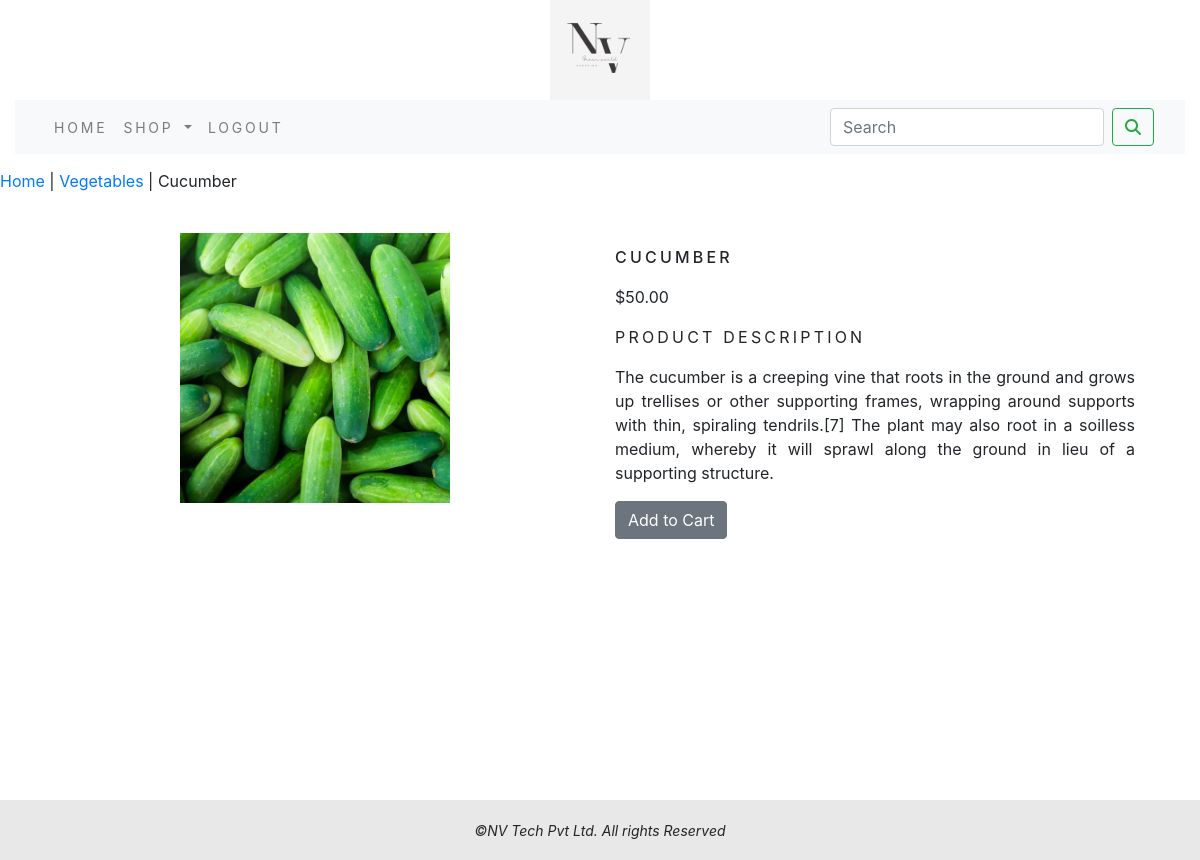
The page /vegetables/cucumber/ on the database its author committed.
### shop/models.py (models this page shows, shortened)
class Product(models.Model):
    name = models.CharField(max_length=250, unique=True)
    slug = models.SlugField(max_length=250, unique=True)
    description = models.TextField(blank=True)
    category = models.ForeignKey(Category, on_delete=models.CASCADE)
    image = models.ImageField(upload_to='product', blank=True)
    price = models.DecimalField(max_digits=10, decimal_places=2)
    stock = models.IntegerField()
    available = models.BooleanField(default=True)
    created = models.DateTimeField(auto_now_add=True)
    updated = models.DateTimeField(auto_now=True)
    class Meta:
        ordering = ['name']
        verbose_name = 'product'
        verbose_name_plural = 'products'

class Category(models.Model):
    name = models.CharField(max_length=250,unique=True)
    slug = models.SlugField(max_length=250,unique=True)
    description = models.TextField(blank=True)
    image = models.ImageField(upload_to='category', blank=True)
    class Meta:
        ordering = ['name']
        verbose_name = 'category'
        verbose_name_plural = 'categories'
    def get_url(self):
        return reverse('shop:products_by_category', args=[self.slug])
    def __str__(self):
        return '{}' .format(self.name)

### shop/views.py (the view)
# urls.py: path('<slug:c_slug>/<slug:product_slug>/', views.prodDetail, name='prodCatDet'),
def prodDetail(request,c_slug,product_slug):
    try:
        product=Product.objects.get(category__slug=c_slug,slug=product_slug)
    except Exception as e:
        raise e
    return render(request,'product.html',{'product':product})

### cart/context_processors.py (called while the page is built)
def counter(request):
    item_count = 0
    if 'admin' in request.path:
        return {}
    else:
        try:
            cart = Cart.objects.filter(cart_id=_cart_id(request))
            cart_items = CartItem.objects.all().filter(cart=cart[:1])
            for cart_item in cart_items:
                item_count += cart_item.quantity
        except Cart.DoesNotExist:
            item_count = 0
    return dict(item_count=item_count)

### cart/views.py (called while the page is built)
def _cart_id(request):
    cart = request.session.session_key
    if not cart:
        cart = request.session.create()
    return cart

### shop/context_processors.py (called while the page is built)
def menu_links(request):
    links=Category.objects.all()
    return dict(links=links)

### templates/product.html (shortened to what this page needs)
{% extends 'base.html' %}
{% load static %}
{% block content %}
<div class="row my_prod_row_class">
    <div class="mx_auto">
        <p><a href="{% url 'shop:allProdCat' %}">Home</a> | <a href="{{product.category.get_url}}">{{product.category}}</a> | {{product.name}}</p>
    </div>
    <div class="container">
        <br>
        <div class="row">
            <div class="col-12 col-sm-12 col-md-12 col-lg-6 text-center">
                <div style='min-width:18rem'>
                    <img class="prod_img" src="{{product.image.url}}" alt="{{product.name}}">
                </div>
            </div>
                <div class="col-12 col-sm-12 col-md-12 col-lg-6">
                    <div>
                    <h1 class="my_prod_title">{{product.name}}</h1>
                    <p>${{product.price}}</p>
                    <p class="my_title">Product Description</p>
                    <p class="text-justify my_prod_text">{{product.description}}</p>
                    {% if product.stock <= 0 %}
                        <p class="text-justify my_prod_text"><b>Out of Stock</b></p>
                    {% else %}
                        <a class="btn btn-secondary" href="{% url 'cart:add_cart' product.id %}">Add to Cart</a>
                    {% endif %}
                    </div>
                </div>
        </div>
    </div>
</div>
{% endblock %}

### static/css/custom5.css (style rules this page uses)
html,body { height:100%; font-family: 'Roboto', sans-serif; }
.my_title { font-size:16px; text-transform:uppercase; letter-spacing:.2em; }
.my_prod_row_class { padding-top:15px; padding-bottom:20px; }
.my_prod_title { font-size:16px; text-transform:uppercase; letter-spacing:.2em; padding-top:15px; padding-bottom:10px; }
.my_prod_text { padding-right:20px; }
.prod_img { width:50%; height:50% }

### rows shown on the page
Product: category "Vegetables", name "Cucumber", image (picture), name "CUCUMBER", price "50.00", description "The cucumber is a creeping vine that roots in the ground and grows up trellises or other supporting frames, wrapping around supports with thin, spiraling tendrils.[7] The plant may also root in a soilless medium, whereby it will sprawl along the ground in lieu of a supporting structure."
